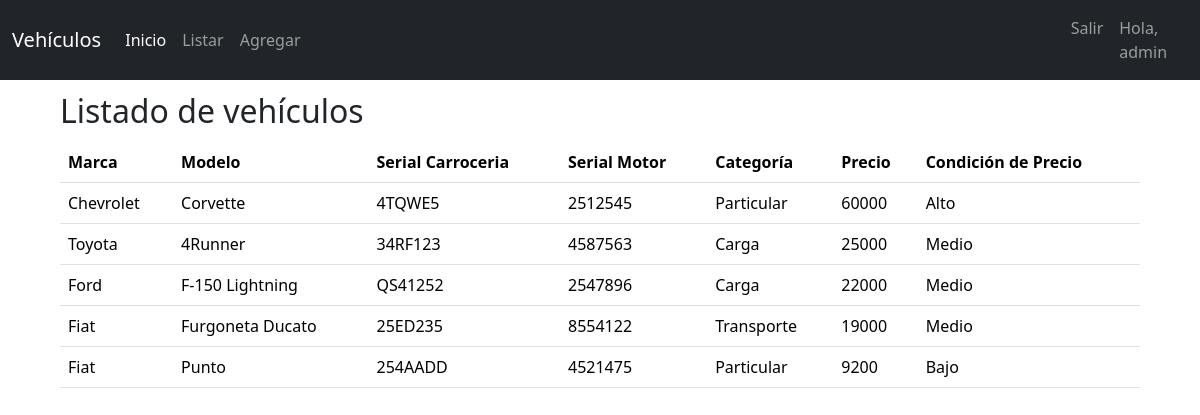
The page /vehiculo/list/ (signed in) on the database its author committed.
### vehiculo/models.py (models this page shows, shortened)
class VehiculoModel(models.Model):
    marca_opts = [
        ("1", 'Ford'),
        ("2", 'Fiat'),
        ("3", 'Chevrolet'),
        ("4", 'Toyota'),
    ]
    categoria_opts = [
        ('P', 'Particular'),
        ('T', 'Transporte'),
        ('C', 'Carga'),
    ]
    marca = models.CharField(max_length=20, choices=marca_opts, default= 'Ford')
    modelo = models.CharField(max_length=100)
    serial_carroceria = models.CharField(max_length=50)
    serial_motor = models.CharField(max_length=50)
    categoria = models.CharField(max_length=20, choices=categoria_opts, default= 'Particular')
    precio = models.PositiveIntegerField()
    fecha_creacion = models.DateTimeField(auto_now_add=True)
    fecha_modificacion = models.DateTimeField(auto_now=True)
    class Meta:
        verbose_name_plural = "Vehiculos"
        ordering = ["-fecha_creacion"]
    def get_condicion(self):
        if self.precio <= 10000:
            return "Bajo"
        elif 10000 < self.precio <= 30000:
            return "Medio"
        else:
            return "Alto"

### vehiculo/views.py (the view, shortened to what this page needs)
# urls.py: path('list/', ListVehiculoView.as_view(), name='listVehiculo'),
class ListVehiculoView(PermissionRequiredMixin, TemplateView):
    template_name = 'lista.html'
    permission_required = 'vehiculo.visualizar_catalogo'
    permission_denied_message = "Ingresa con tu cuenta para ver la lista de vehículos."
    def get_context_data(self, **kwargs):
        context = super().get_context_data(**kwargs)
        vehiculos = VehiculoModel.objects.all()
        context['vehiculos'] = vehiculos
        context['marca_opts'] = {
            "1": "Ford",
            "2": "Fiat",
            "3": "Chevrolet",
            "4": "Toyota"
        }
        return context

### templates/lista.html
{% extends 'base.html' %}
{% block content %}
    <h2 id="titlelist">Listado de vehículos</h2>
        <table class="table" id="vlista">
            <thead>
                <tr>
                    <th scope="col">Marca</th>
                    <th scope="col">Modelo</th>
                    <th scope="col">Serial Carroceria</th>
                    <th scope="col">Serial Motor</th>
                    <th scope="col">Categoría</th>
                    <th scope="col">Precio</th>
                    <th scope="col">Condición de Precio</th>
                </tr>
            </thead>
            <tbody>
            {% for vehiculo in vehiculos %}
                <tr>
                    {% if vehiculo.marca == "1" %}
                        <td> Ford </td>
                    {% elif vehiculo.marca == "2" %}
                        <td> Fiat </td>
                    {% elif vehiculo.marca == "3" %}
                        <td> Chevrolet </td>
                    {% else %}
                        <td> Toyota </td>
                    {% endif %}
                    <td>{{ vehiculo.modelo }}</td>
                    <td>{{ vehiculo.serial_carroceria }}</td>
                    <td>{{ vehiculo.serial_motor }}</td>
                    {% if vehiculo.categoria == "P" %}
                        <td> Particular </td>
                    {% elif vehiculo.categoria == "T" %}
                        <td> Transporte </td>
                    {% else %}
                        <td> Carga </td>
                    {% endif %}
                    <td>{{ vehiculo.precio }}</td>
                    <td>{{ vehiculo.get_condicion }}</td>
                </tr>
            {% endfor %}
            </tbody>
        </table>
{% endblock content %}

### templates/base.html (shortened to what this page needs)
<!DOCTYPE html>
<html lang="en">
<head>
    {% load static %}
    <link rel="stylesheet" href="{% static 'style.css' %}">
    {% load bootstrap5 %}
    {% bootstrap_css %}
</head>
<body>
    {% block nav %}
        {% include 'menu.html' %}
    {% endblock nav %}
    {% block content %}
    {% endblock content %}
</body>
</html>

### templates/menu.html (shortened to what this page needs)
{% block nav %}
<nav class="navbar navbar-expand-lg navbar-dark bg-dark">
    <div class="container-fluid">
      <a class="navbar-brand" href="http://127.0.0.1:8000/">Vehículos</a>
      <div class="collapse navbar-collapse" id="navbarSupportedContent">
        <ul class="navbar-nav me-auto mb-2 mb-lg-0">
          <li class="nav-item">
            <a class="nav-link active" aria-current="page" href="http://127.0.0.1:8000/">Inicio</a>
          </li>
          {% if user.is_authenticated %}
            <li class="nav-item">
              <a class="nav-link" href="/vehiculo/list">Listar</a>
            </li>
            {% if perms.vehiculo.add_vehiculomodel %}
              <li class="nav-item">
                <a class="nav-link" href="/vehiculo/add">Agregar</a>
              </li>
            {% endif %}
          {% endif %}
      </div>
    </div>
    <div class="collapse navbar-collapse" id="navbarText">
      <ul class="navbar-nav mr-auto">
        {% if user.is_authenticated %}
          <li class="nav-item">
            <a class="nav-link" href="/vehiculo/logout">Salir</a>
          </li>
          <li class="nav-item">
            <a class="nav-link" href="#">Hola, {{user.username}}</a>
          </li>
        {% else %}
          <li class="nav-item">
            <a class="nav-link" href="/vehiculo/login">Login</a>
          </li>
        {% endif %}
      </ul>
    </div>
</nav>
{% endblock nav %}

### static/style.css (style rules this page uses)
#vlista { margin-top: 1%; width: 90%; margin-left: auto; margin-right: auto; }
#titlelist { margin-top: 1%; margin-left: 5%; }

### rows shown on the page
VehiculoModel: marca "Chevrolet", modelo "Corvette", serial_carroceria "4TQWE5", serial_motor "2512545", categoria "Particular", precio "60000", get_condicion "Alto"
VehiculoModel: marca "Toyota", modelo "4Runner", serial_carroceria "34RF123", serial_motor "4587563", categoria "Carga", precio "25000", get_condicion "Medio"
VehiculoModel: marca "Ford", modelo "F-150 Lightning", serial_carroceria "QS41252", serial_motor "2547896", categoria "Carga", precio "22000", get_condicion "Medio"
VehiculoModel: marca "Fiat", modelo "Furgoneta Ducato", serial_carroceria "25ED235", serial_motor "8554122", categoria "Transporte", precio "19000", get_condicion "Medio"
VehiculoModel: marca "Fiat", modelo "Punto", serial_carroceria "254AADD", serial_motor "4521475", categoria "Particular", precio "9200", get_condicion "Bajo"

### other values the page prints
{{ user.username }} "admin"
